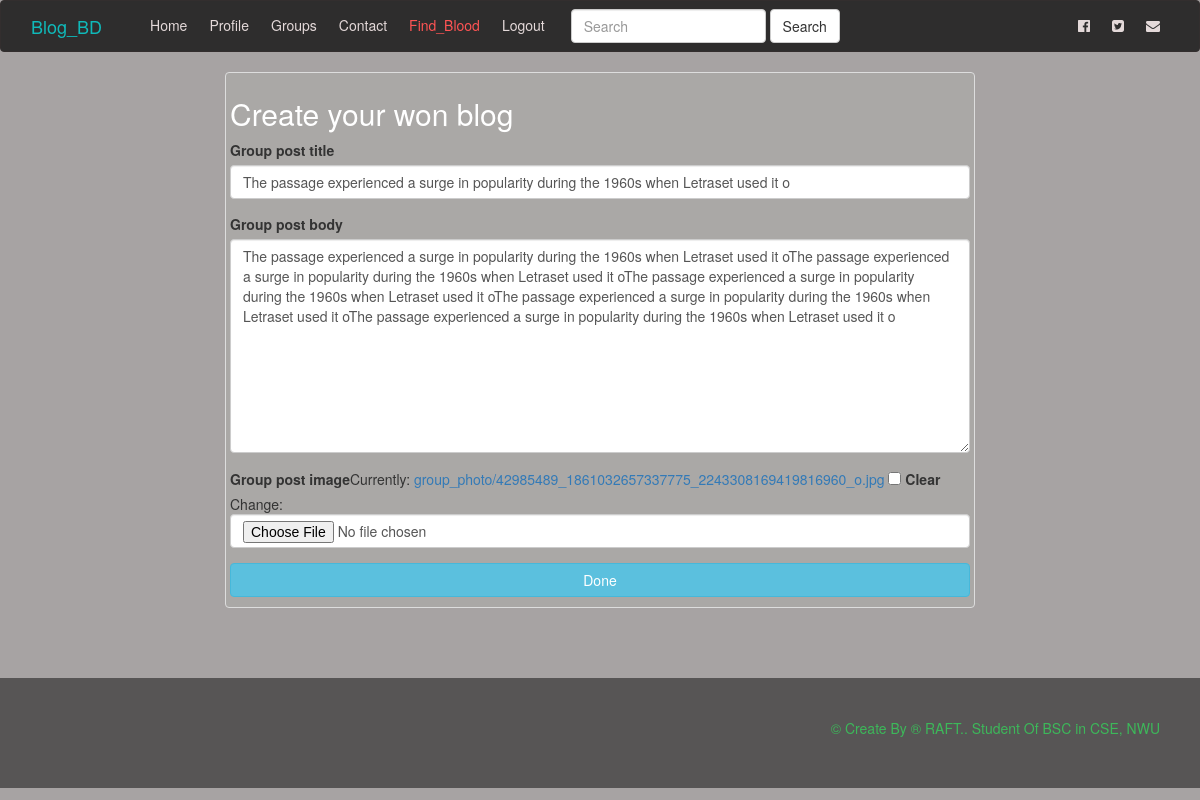
The app's page /update_grouparticle/5/18 (signed in) with its own data.
### blog/models.py (models this page shows, shortened)
class GroupArticle(models.Model):
    group_article_author = models.ForeignKey(Author,on_delete=models.CASCADE)
    group = models.ForeignKey(Groups, on_delete=models.CASCADE)
    group_post_title = models.CharField(max_length=255)
    group_post_body = models.TextField()
    group_post_likes = models.ManyToManyField(Author,blank=True,related_name='group_post_like')
    group_post_image = models.ImageField(upload_to='group_photo',blank=True)
    group_post_create_date = models.DateTimeField(auto_now=False, auto_now_add=True)

### blog/views.py (the view, shortened to what this page needs)
# urls.py: path('update_grouparticle/<int:gid>/<int:pid>', views.Getupdategrouparticle, name='update_grouparticle'),
def Getupdategrouparticle(request, gid,pid):
    if not request.user.is_authenticated:
        raise Http404
    instance = get_object_or_404(GroupArticle, id=pid)
    form = Group_article_form(request.POST or None, request.FILES or None, instance=instance)
    context={"form":form}
    return render(request,'creategrouparticle.html',context)

### blog/forms.py
class Group_article_form(forms.ModelForm):
    class Meta:
        model = GroupArticle
        fields=['group_post_title','group_post_body','group_post_image']

### blog/templates/creategrouparticle.html (shortened to what this page needs)
{% extends "base.html" %}
{% block foo %}
{% load bootstrap3 %}
	<div class="container">
		<div class="row">
			<div class="col-md-8 col-md-offset-2">
				<div class="thumbnail">
					<h2>Create your won blog</h2>
					<form  method="POST" enctype="multipart/form-data">
						{% bootstrap_form form %}
						<input type="submit" class=" btn btn-info col-md-12" name="" value="Done"><br><br>
					</form>
				</div>
			</div>
		</div>
	</div>
{% endblock %}

### blog/static/css/style.css (style rules this page uses)
body { background-color: #148186f2; background-repeat: no-repeat; background-size: cover; background-attachment: fixed; }
.thumbnail { background: #bac5ba24; }
h2 { color: white }

### blog/templates/creategrouparticle.html (style rules this page uses)
body { background:#a7a3a3; }

### records on screen
GroupArticle: group_post_title "The passage experienced a surge in popularity during the 1960s when Letraset used it o", group_post_body "The passage experienced a surge in popularity during the 1960s when Letraset used it oThe passage experienced a surge in popularity during the 1960s when Letraset used it oThe passage experienced a surge in popularity during the 1960s when Letraset used it oThe passage experienced a surge in popularity during the 1960s when Letraset used it oThe passage experienced a surge in popularity during the 1960s when Letraset used it o"
